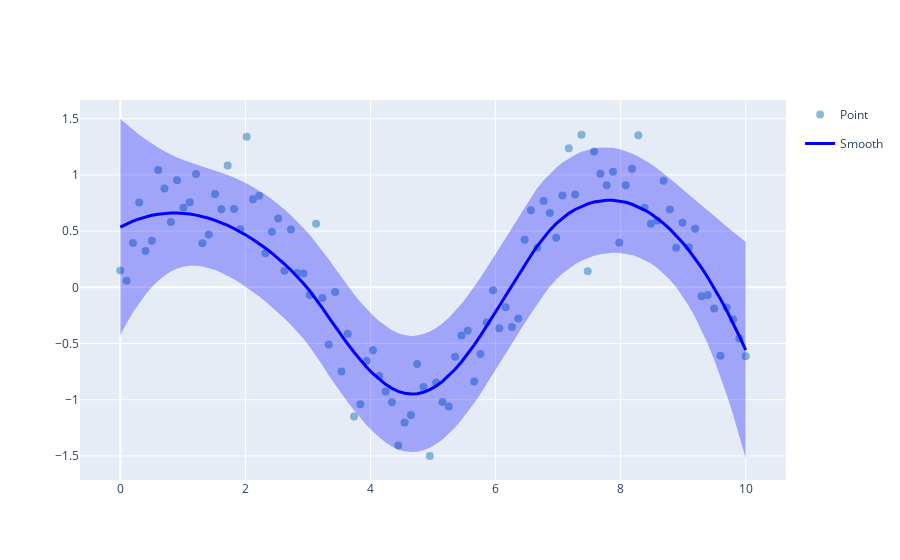

Here is the notebook cell this chart was saved with:
### Markdown cell above
## Smoothed Lines

### LOESS Smoothing

Local regression smoothing (default):

### Code cell
import pandas as pd
import numpy as np
from ggplotly import *

np.random.seed(42)
df = pd.DataFrame({
    'x': np.linspace(0, 10, 100),
    'y': np.sin(np.linspace(0, 10, 100)) + np.random.normal(0, 0.3, 100)
})

(ggplot(df, aes(x='x', y='y'))
 + geom_point(alpha=0.5)
 + geom_smooth(method='loess', color='blue'))
